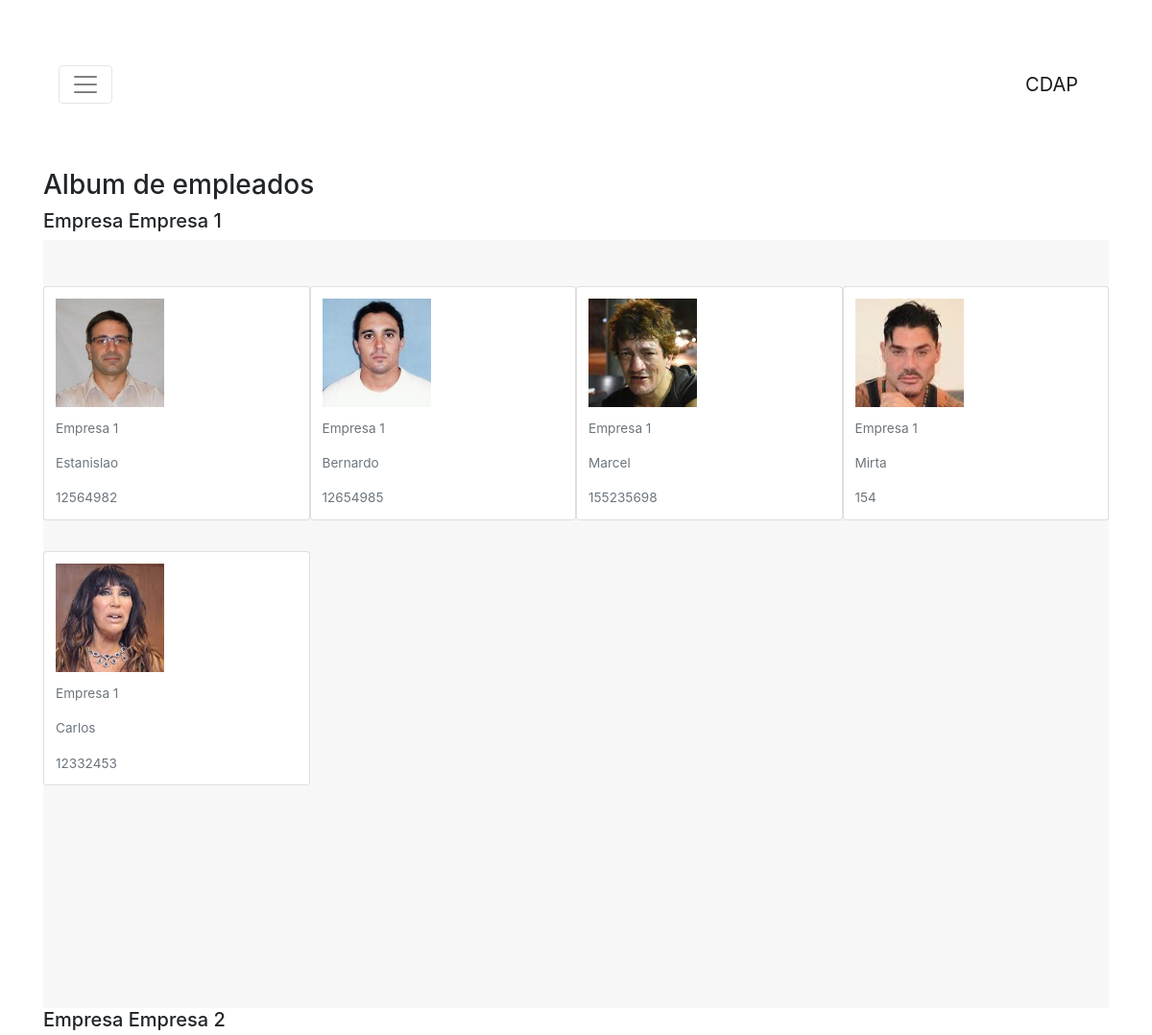
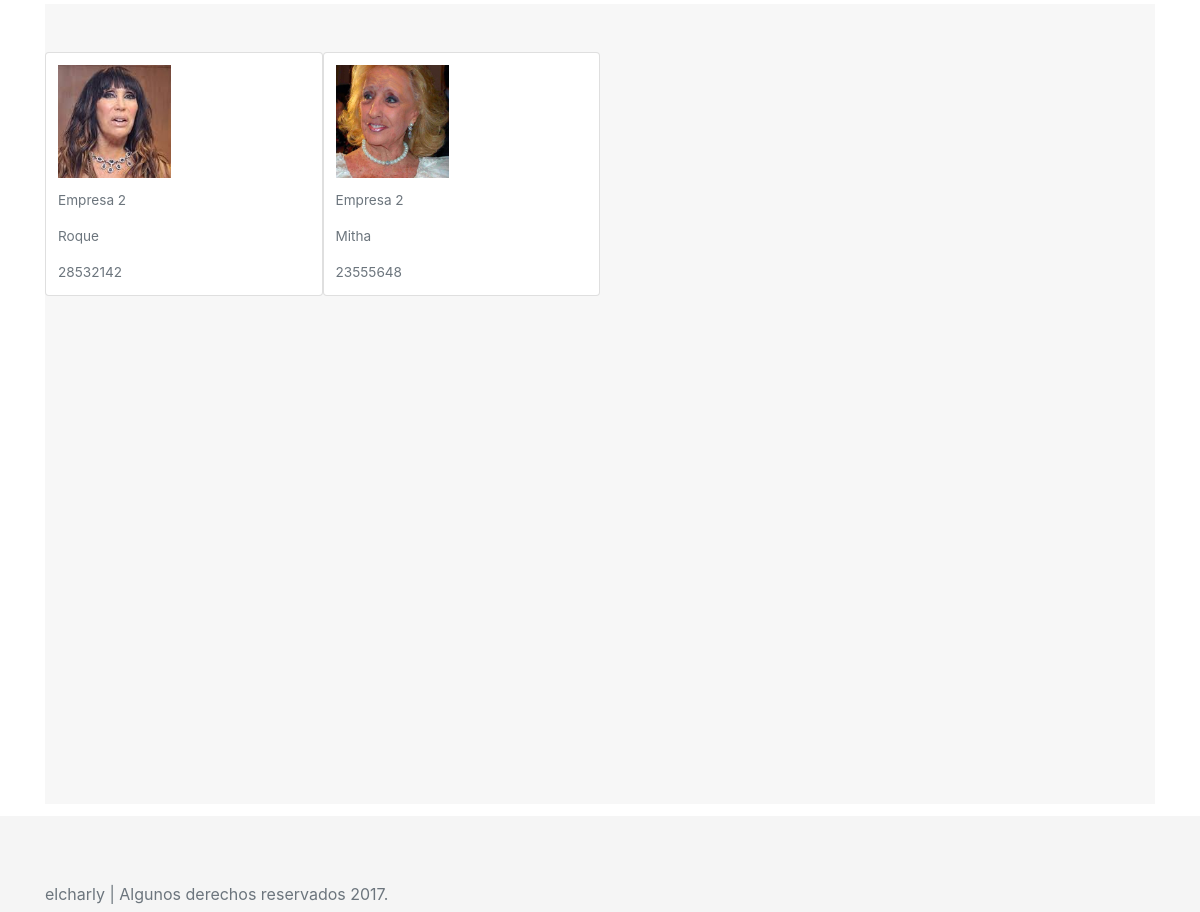
Before: /cdap/persona_album2 with the older database file (2 pictures, top to bottom).
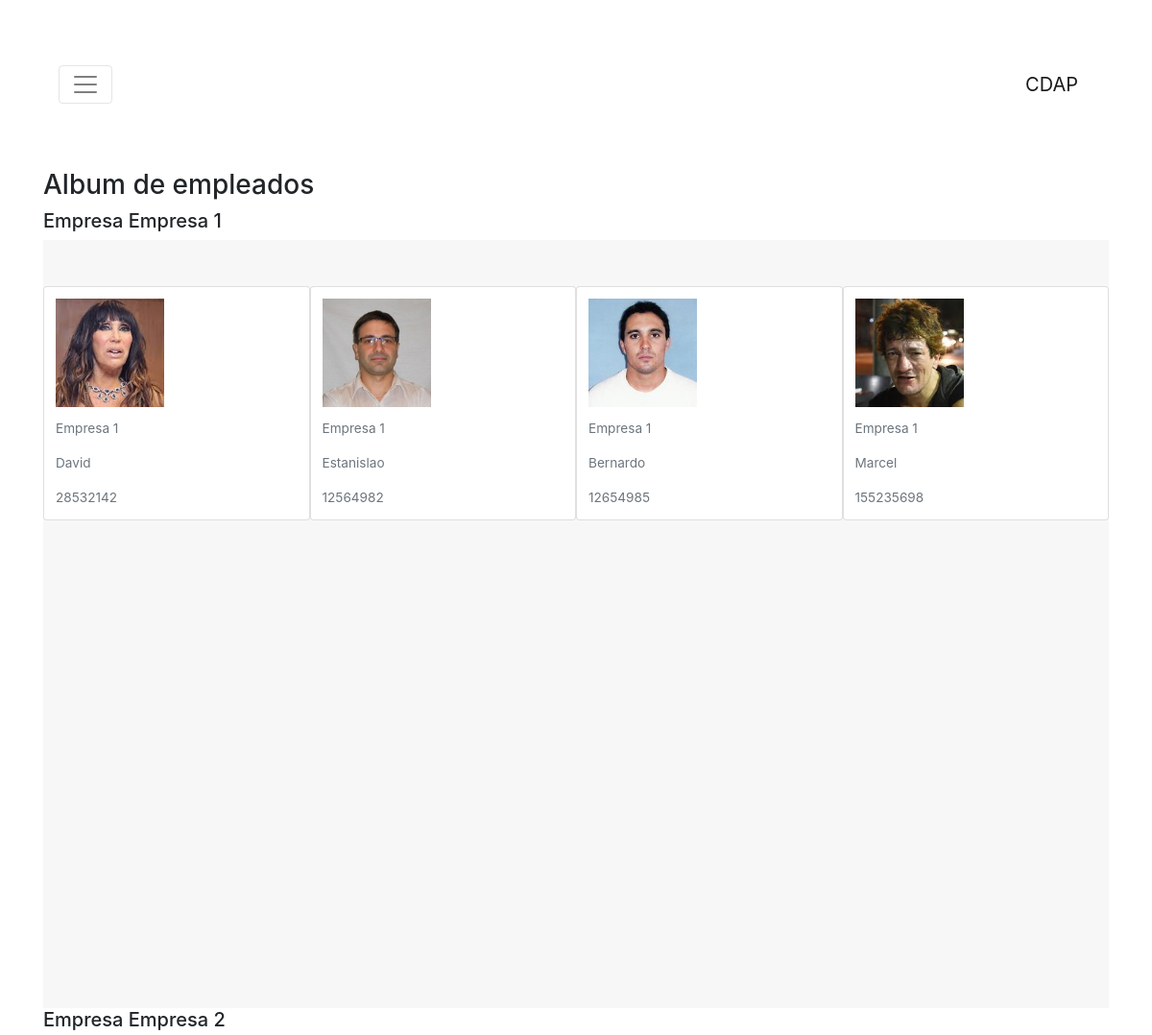
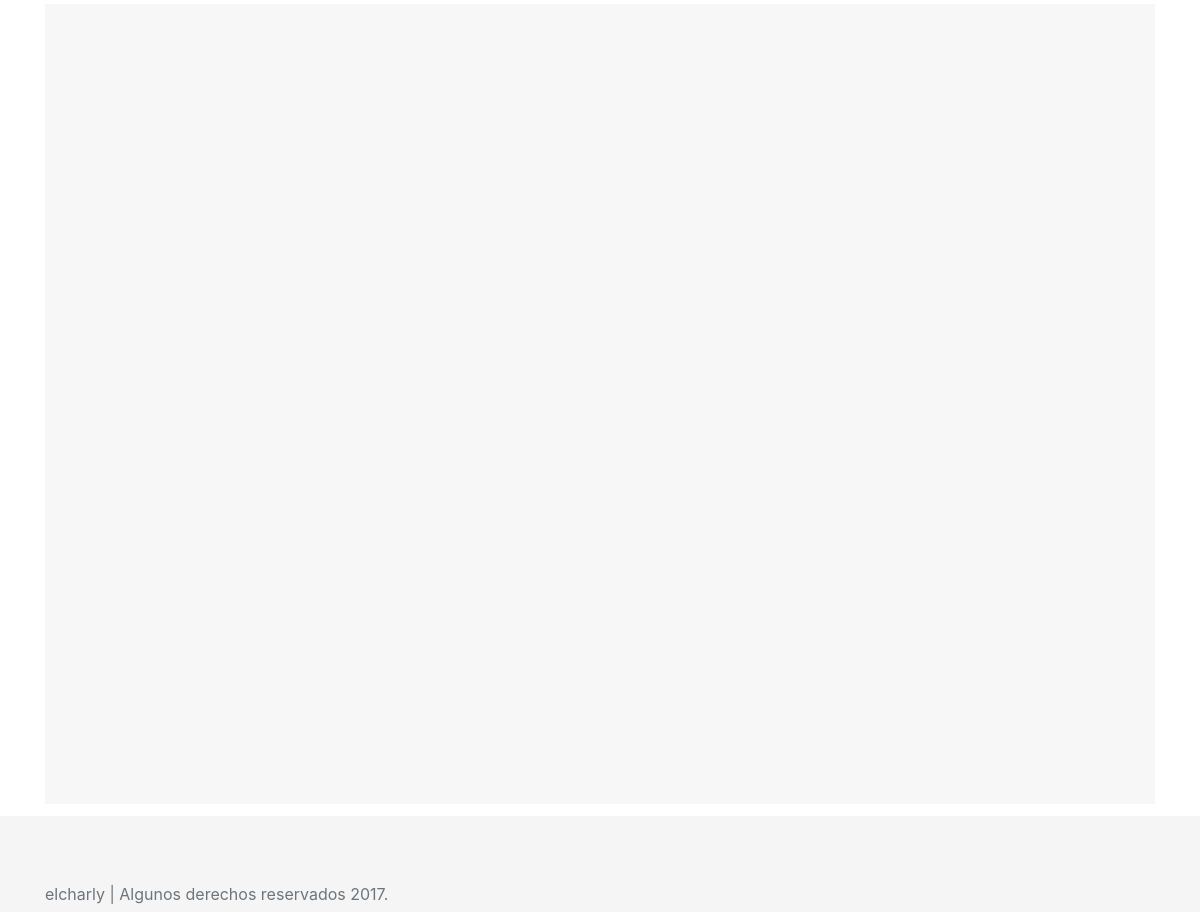
After: the same page with the newer database file (2 pictures, top to bottom).
### cdap/models.py (models this page shows, shortened)
class Empresa(models.Model):
    nombre= models.CharField(max_length=50)
    direccion= models.TextField()
    telefono= models.CharField(max_length=12)
    responsable= models.CharField(max_length=120)
    email= models.EmailField()
    fecha_alta= models.DateTimeField(auto_now_add=True) # Esto es para que se agregue sola y no se modifique
    fecha_ultima_mod= models.DateField(auto_now=True) # Esto es para que se agregue sola
    comentario= models.TextField()
    activo= models.BooleanField()
    locacion= models.ManyToManyField(Locacion)
    def __str__(self):
        return self.nombre

class Persona(models.Model):
    nombre= models.CharField(max_length=50)
    apellido= models.CharField(max_length=70)
    documento= models.CharField(max_length=10)
    foto= models.ImageField(upload_to="personas/archivo/%Y/%m/%d", null=True, blank=True)
    fecha_alta= models.DateField(auto_now_add=True)
    fecha_ultima_mod= models.DateField(auto_now=True)
    activo= models.BooleanField()
    empresa= models.ForeignKey(Empresa, null=True, blank=True, on_delete=models.CASCADE)

### cdap/views.py (the view)
def persona_album2(request):
    persona = Persona.objects.all()
    empresa = Empresa.objects.all()
    contexto = {'personas':persona, 'empresas':empresa}
    return render(request, 'persona_album2.html', contexto)

### cdap/templates/persona_album2.html (shortened to what this page needs)
{% extends 'base.html'%}
{% load static %}
{% block content %}
<h3>Album de empleados</h3>
{% if personas %}
{% for empresa in empresas %}
<h5>Empresa {{ empresa }}</h5>
<div class="album text-muted">
      <div class="container">
        <div class="row">
          {% for persona in personas %}
            {% if persona.empresa.id == empresa.id %}
              <div class="card">
                <img id="foto4x4" src="{% url 'media-dl' persona.foto %}" alt="Card image cap">
                <p class="card-text">{{ persona.empresa }}</p>
                <p class="card-text">{{ persona.nombre }}</p>
                <p class="card-text">{{ persona.documento }}</p>
              </div>
            {% endif %}
          {% endfor %}
        </div>
      </div>
</div>
{% endfor %}
{% else %}
<p>No hay ningun empleado listado.</p>
{% endif %}
{% endblock %}

Changed rows visible on the page:
removed Persona: foto (picture), empresa "Empresa 1", nombre "Mirta", documento "154", shown under Empresa "Empresa 1"
removed Persona: foto (picture), empresa "Empresa 1", nombre "Carlos", documento "12332453", shown under Empresa "Empresa 1"
removed Persona: foto (picture), empresa "Empresa 2", nombre "Mitha", documento "23555648", shown under Empresa "Empresa 2"
changed Empresa "Empresa 1": gains Persona (foto (picture), empresa "Empresa 1", nombre "David", documento "28532142")
changed Empresa "Empresa 2": loses Persona (foto (picture), empresa "Empresa 2", nombre "Roque", documento "28532142")
